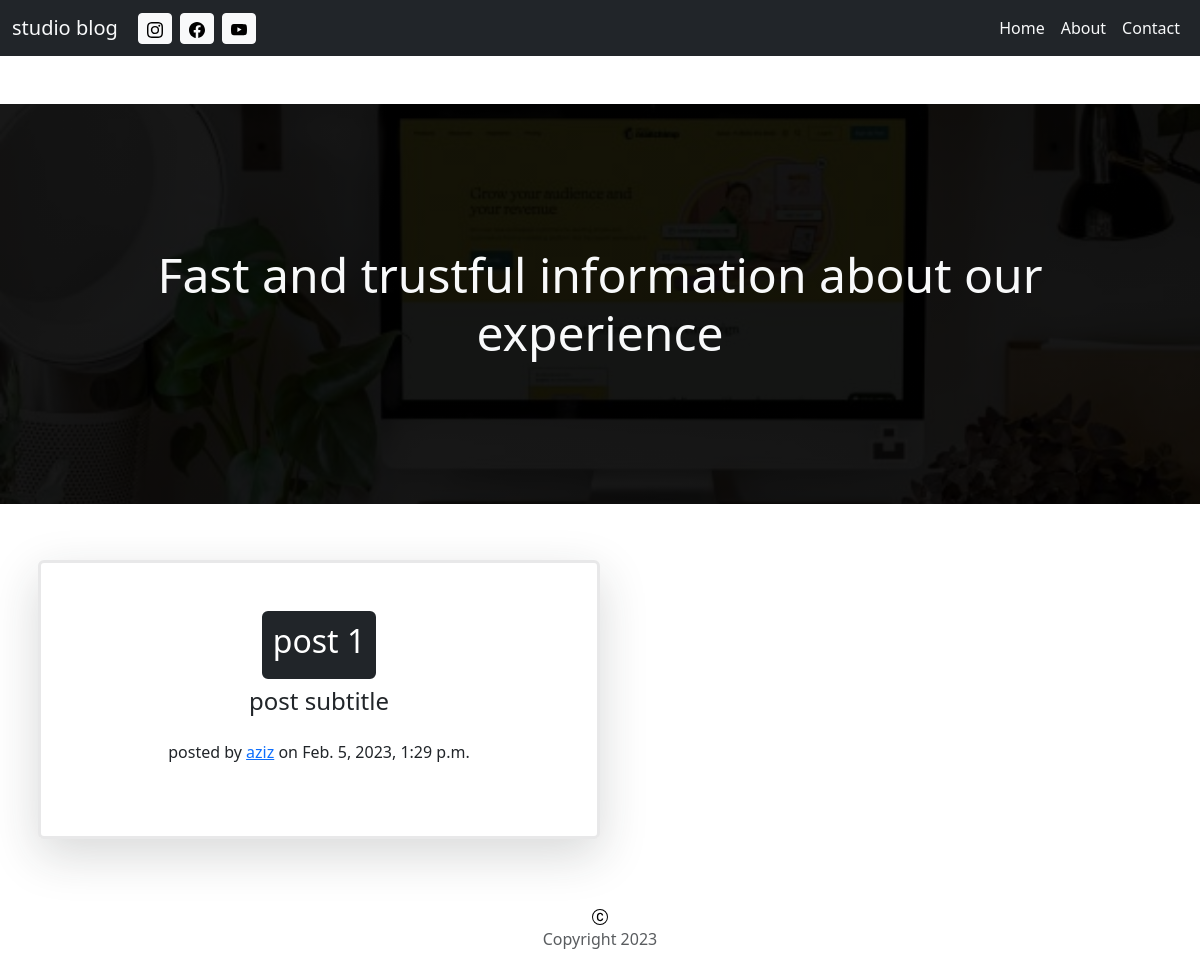
The app's page /, older data.
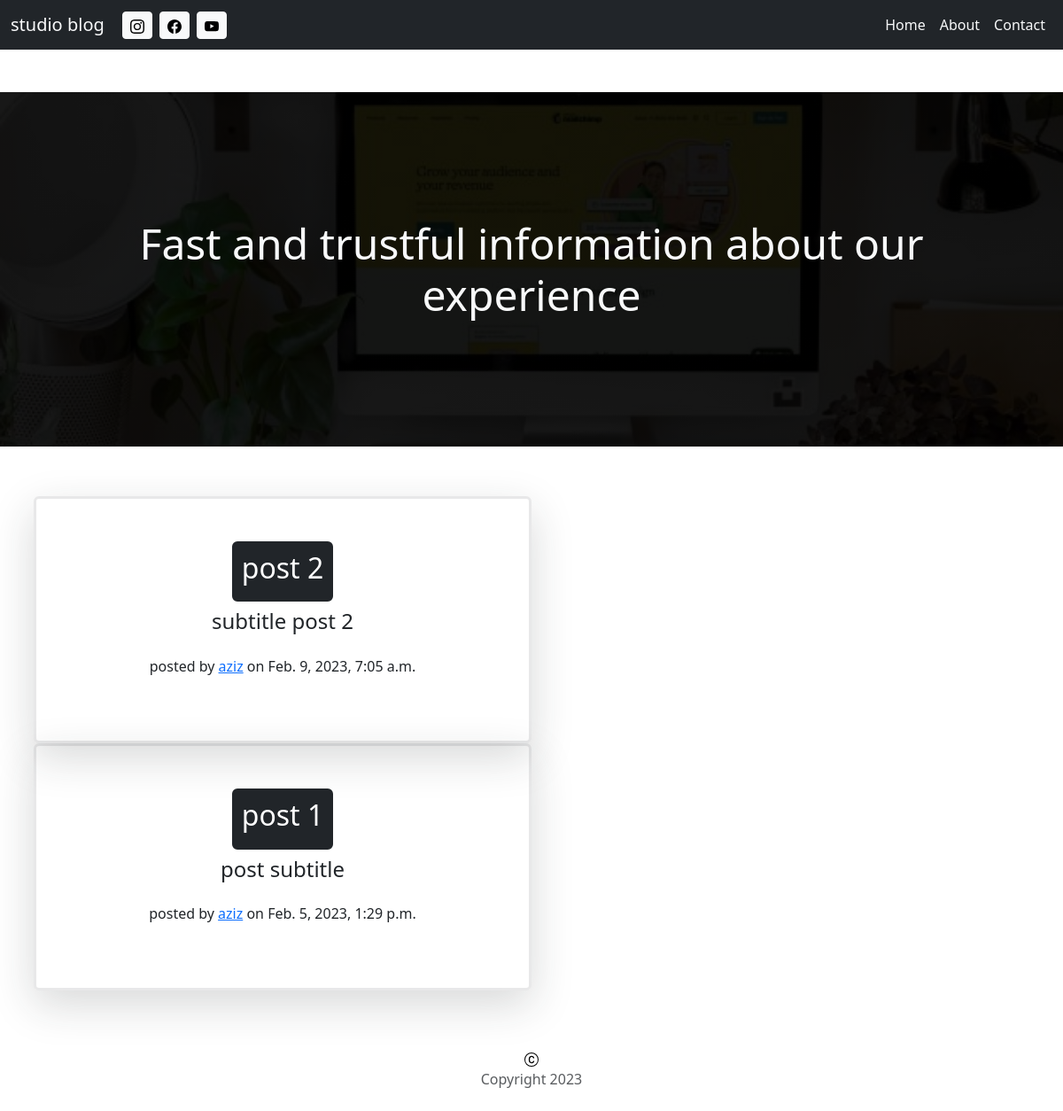
The same page, newer data.
### blog/models.py (models this page shows, shortened)
class Post(models.Model):
    title = models.CharField(max_length=100)
    subtitle = models.CharField(max_length=100)
    content = RichTextField()
    date = models.DateTimeField(auto_now_add=True)
    author = models.ForeignKey(
        "auth.user",
        on_delete=models.CASCADE
    )
    image_1 = models.ImageField(upload_to="media/", height_field=None, null=True, width_field=None, max_length=100)
    image_2 = models.ImageField(upload_to="media/", height_field=None, null=True, width_field=None, max_length=100)
    image_3 = models.ImageField(upload_to="media/", height_field=None, null=True, width_field=None, max_length=100)
    image_4 = models.ImageField(upload_to="media/", height_field=None, null=True, width_field=None, max_length=100)
    class Meta():
        ordering = ['-date']

### blog/views.py (the view)
class BlogPageView(ListView):
    model = Post
    template_name = "index.html"
    paginate_by = 2

### templates/index.html (shortened to what this page needs)
{% extends "base.html" %}
{% block content %}
  <section id="hero">
    <div class="container mb-5 mt-5">
      <div class="d-flex flex-column justify-content-center h-100">
        <span class="text-light display-5 text-center ">Fast and trustful information about our experience</span>
      </div>
    </div>
  </section>
<div class="container text-center ">
    <div class="row justify-content-center p-2">
        {% for post in object_list %}
          <div class="col-md-6 shadow-lg border border-3 border-dark p-5 border-opacity-10 rounded-2">
                    <a href="{% url 'post' post.pk %}" class="btn btn-dark p-2">
                        <h2>
                            {{post.title}}
                        </h2>
                    </a>
                        <h4 class="p-2">
                            {{post.subtitle}}
                        </h4>
                    <p class="p-2">posted by
                        <a href="#">{{post.author}}</a>
                        on {{post.date}}
                    </p>
            </div>
            <div class="col-md-6 col-md-6 p-2">
            </div>
        {% endfor %}
    </div>
</div>
<div class="container mt-3">
  <div class="row justify-content-center">
    <div class="col-md-6 offset-3 p-2 text-center">
    </div>
  </div>
</div>
{% endblock %}

### templates/base.html
{% include 'header.html' %}
{% block content %}
{% endblock %}
{% include 'footer.html' %}

### templates/header.html (shortened to what this page needs)
{% load static %}
<!doctype html>
<html lang="en">
  <head>
    <link href="{% static 'css/bootstrap.min.css' %}" rel="stylesheet">
    <link href="{% static 'css/style.css' %}" rel="stylesheet">
  </head>
  <body>
  <div>
   <nav class="navbar bg-dark navbar-expand-sm mb-3">
    <div class="container-fluid">
      <a class="navbar-brand text-light" href="{% url 'index' %}">
        studio blog
      </a>
      <a href="#">
        <i class="bi bi-instagram btn btn-light btn-sm mx-1"><img src="{% static 'images/instagram.svg' %}" alt="instagram"></i>
      </a>
      <a href="#">
        <i class="bi bi-facebook btn btn-light btn-sm mx-1"><img src="{% static 'images/facebook.svg' %}" alt="facebook"></i>
      </a>
      <a href="#">
        <i class="bi bi-youtube btn btn-light btn-sm mx-1"><img src="{% static 'images/youtube.svg' %}" alt="youtube"></i>
      </a>
      <div class="collapse navbar-collapse justify-content-end" id="navbarNavAltMarkup">
        <div class="navbar-nav">
          <a class="nav-link active text-light" aria-current="page" href="{% url 'index' %}">Home</a>
          <a class="nav-link text-light" href="{% url 'about' %}">About</a>
          <a class="nav-link text-light" href="{% url 'contact' %}">Contact</a>
        </div>
      </div>
    </div>
   </nav>
  </div>

### templates/footer.html (shortened to what this page needs)
{% load static %}
    <div class="container text-center ">
    <div class="row justify-content-center p-2">
        <div class="column col-md-6">
            <i class="bi bi-c-circle mx-1">
                <img src="{% static 'images/c-circle.svg' %}" alt="c-circle">
            </i>
            <p class="text-muted"> Copyright 2023</p>
        </div>
    </div>
    </div>
 </body>
</html>

### static/css/style.css (style rules this page uses)
#hero { background-image: linear-gradient(rgba(0, 0, 0, 0.9), rgba(0, 0, 0, 0.9)), url("../../static/images/bg2.jpg"); background-size: cover; background-position: center; }
#hero .container { height: 50vh; }

Row changes from the older to the newer data that the page shows:
added Post: title "post 2", subtitle "subtitle post 2", author "aziz", date "Feb. 9, 2023, 7:05 a.m."
